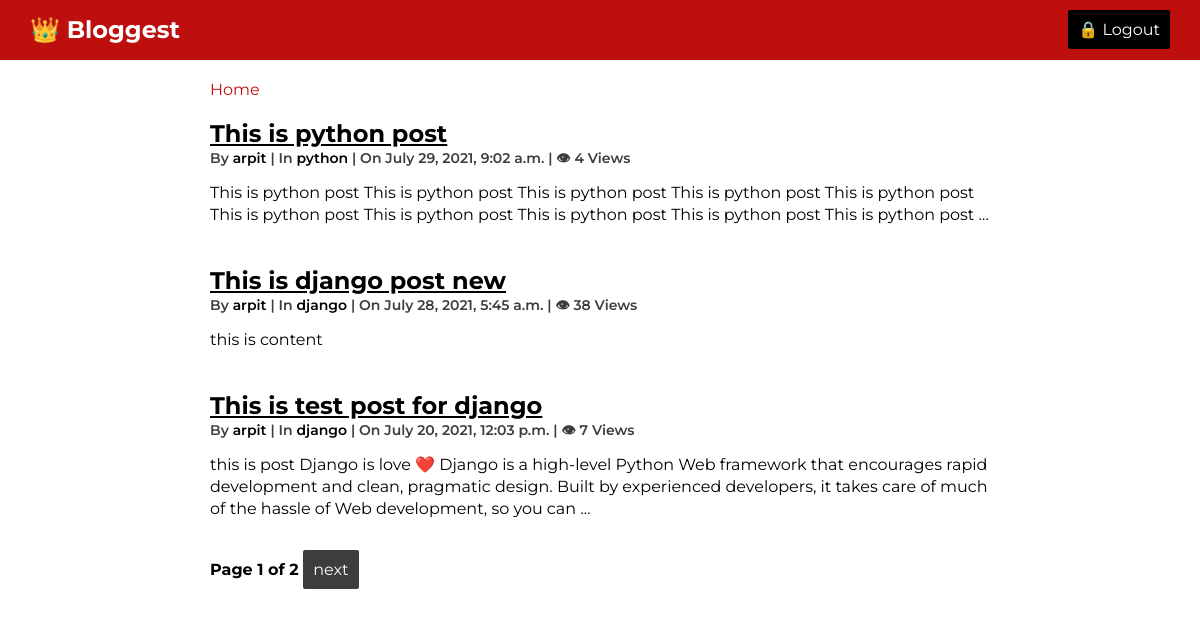
The app's page / (signed in) with its own data.
### blog/models.py (models this page shows, shortened)
class Post(models.Model):
    title = models.CharField(max_length=200)
    content = models.TextField()
    pub_date = models.DateTimeField(auto_now_add=True)
    view_count = models.PositiveIntegerField(default=0)
    author = models.ForeignKey(User, on_delete=models.CASCADE)
    category = models.ForeignKey(Category, on_delete=models.CASCADE)

class Category(models.Model):
    name = models.CharField(max_length=100, unique=True)
    creator = models.ForeignKey(User, on_delete=models.CASCADE)
    class Meta:
        verbose_name_plural = "Categories"
    def __str__(self):
        return self.name

### blog/views.py (the view)
# urls.py: path('', views.Home.as_view(), name="home"),
class Home(ListView):
    model = Post
    template_name = "blog/home.html"
    context_object_name = 'posts'
    ordering = '-pub_date'
    paginate_by = 3

### templates/blog/home.html
{% extends 'base.html' %}
{% block content %}
    {% for post in posts %}
        <div class="blog-item">
            <h2>
                <a href="{% url 'post_detail' post.id %}">{{ post.title }}</a>
                </h2>
                <div class="info">
                    By <span><a href="#">{{ post.author }}</a></span> | In <span><a href="#">{{ post.category }}</a></span> | On <span>{{ post.pub_date }}</span> | &#x1f441 <span>{{ post.view_count }} Views</span>
                </div>
            <p>
                {{ post.content|truncatewords_html:40 }}
            </p>
        </div>
    {% empty %}
        <h4>There are no posts yet...</h4>
    {% endfor %}
    {% include 'blog/pagination_links.html' %}
{% endblock %}

### static/css/style.css (style rules this page uses)
:root { --primary: rgb(190, 15, 15); --primary-light: rgb(212, 47, 47); --secondary: #000; --light-dark: #3d3d3d; --lighter-dark: #5e5d5d; }
body { font-family: 'Montserrat', sans-serif; }
h2 { margin: 0; }
a { text-decoration: none; color: var(--secondary); }
nav > h2, p { margin: 0; }
.content-wrapper > div { grid-column: 2; max-width: 780px; margin: 20px 0; }
.blog-item h2 a { color: var(--secondary); text-decoration: underline; }
.blog-item .info { margin-bottom: 10px; font-size: 14px; font-weight: 600; color: var(--light-dark); }
.blog-item p { line-height: 22px; }

### records on screen
Post: title "This is python post", author "arpit", category "python", pub_date "July 29, 2021, 9:02 a.m.", view_count "4", content "This is python post This is python post This is python post This is python post This is python post This is python post This is python post This is python post This is python post This is python post …"
Post: title "This is django post new", author "arpit", category "django", pub_date "July 28, 2021, 5:45 a.m.", view_count "38", content "this is content"
Post: title "This is test post for django", author "arpit", category "django", pub_date "July 20, 2021, 12:03 p.m.", view_count "7", content "this is post Django is love ❤️ Django is a high-level Python Web framework that encourages rapid development and clean, pragmatic design. Built by experienced developers, it takes care of much of the hassle of Web development, so you can …"

### other values on screen
{{ page_obj.number }} "1"
{{ page_obj.paginator.num_pages }} "2"
